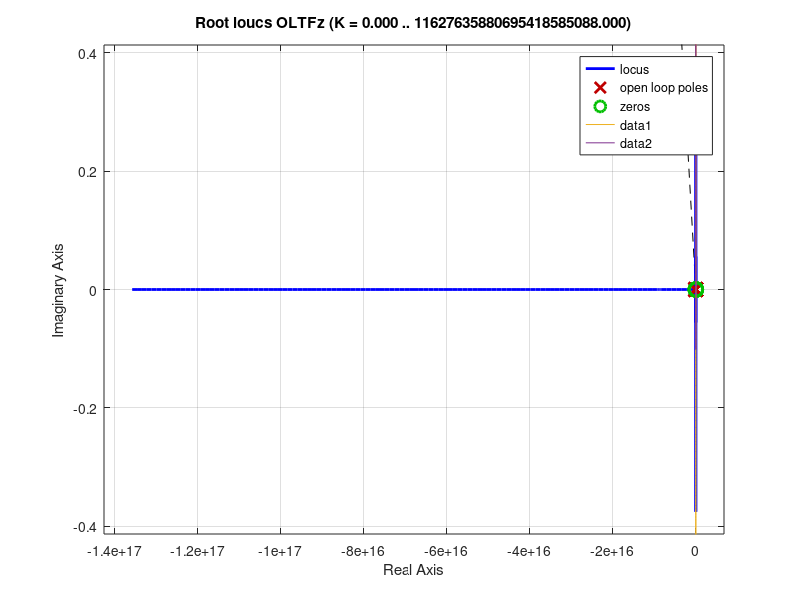

The MATLAB script that drew this image:
clc;
clear all;

G = zpk([],[-0.1617,-1.04,-2.719,-5.05],1.4427);
T = 100e-3;
Gzas = c2d(G,T,'matched');

% Cz = zpk([],[],1,T);    % P
% Cz = zpk([0.8187],[1],1,T); % PI
% Cz = zpk([0.8787,0.4352],[1,0],1,T);    % PID
% Cz = 1;
Cz = zpk([0.984,0.9012],[1,0.8484],1,T);

OLTFz = Cz*Gzas;
zdes = 0.95785+0.074937j;
k = 9.8597;
L = OLTFz * k;
CLTF = feedback(L,1);
K = @(z) -1 ./ evalfr(OLTFz,z);
U = k*Cz*(1-CLTF);


% To meet Ts specs, Ts --> tau --> sigma --> exp(sigma*T)
Ts = 10;   % Desired 2% settling time
tau = Ts/4;
sigma = -1/tau;
radius = exp(sigma*T);
Om = linspace(0,2*pi,1001);
Ts_circle = radius*exp(1j*Om);

% To meet zeta spec, we need to be on the zeta contour. One way to
% find this is to draw the contour using the following:
MOS = @(z) exp(-pi * (z./sqrt(1-z.^2)));
desired_MOS = 0.20;
E = @(z) abs(MOS(z) - desired_MOS);
[zeta,err] = fminsearch(E, 0.5);
% zeta = 0.5910;
a = -zeta / sqrt(1-zeta^2);
zeta_contour = exp(a*Om).*exp(1j*Om);

% % To meet the wd=5rad/s --> Om = wd*T, and we know that corresponds to a
% % radial line at an angle of Om
% wd = 5;
% Om = wd*T;
% b = linspace(0,1,101);
% wd_contour = [b; tan(Om)*b];


% Now that we have our desired contour references, we draw the rlocus
rlocus(OLTFz);
hold on;
plot(real(Ts_circle),imag(Ts_circle), real(zeta_contour), imag(zeta_contour));
% plot(real(zeta_contour), imag(zeta_contour));
% plot(wd_contour(1,:), wd_contour(2,:));
